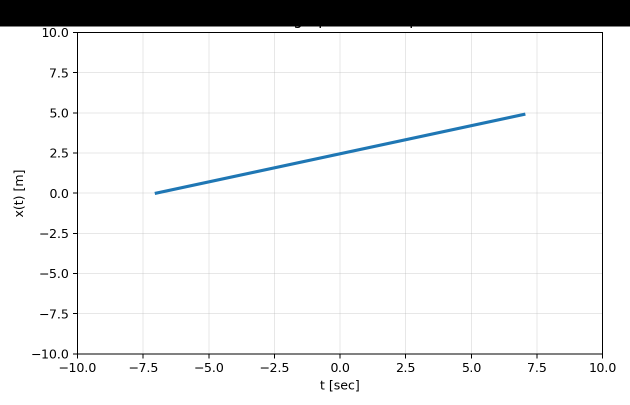
#> input picture data/exercice_1/correct_1.png, 1260 x 810 px (shown at 1/2 size)
$ python -i curve_extraction.py   (imports and definitions only)
#> lines starting #> are read from the running program, lines starting #| are printed output that depends on the picture; after the words box and inside, x2 and y2 are one past the last pixel; in counts of white or black regions, pixels touching at a corner belong together
"""Extract the plotted curve from a rendered kinematics graph image.

Ported 1:1 from the original diffusion_module/diffuser/generate.py (same
masking thresholds, same pruning heuristics) so generated corpora remain
comparable; only reorganized into a testable module with type hints.
"""

from __future__ import annotations

from typing import Tuple

import cv2
import numpy as np
from PIL import Image

N_CURVE_POINTS_DEFAULT = 240


def gray_np(img: Image.Image) -> np.ndarray:
    return cv2.cvtColor(np.array(img), cv2.COLOR_RGB2GRAY)


def detect_plot_box(img: Image.Image) -> Tuple[int, int, int, int]:
    """Return (left, top, right, bottom) pixel bounds of the plot axes."""
    g = gray_np(img)
    edges = cv2.Canny(g, 50, 150)
    ys, xs = np.where(edges > 0)
    if len(xs) < 50:
        return 72, 55, 470, 430

    h, w = g.shape
    valid = (ys > int(0.05 * h)) & (ys < int(0.95 * h)) & (xs > int(0.03 * w)) & (xs < int(0.97 * w))
    xs, ys = xs[valid], ys[valid]
    if len(xs) < 50:
        return 72, 55, 470, 430

    left = int(np.percentile(xs, 3))
    right = int(np.percentile(xs, 97))
    top = int(np.percentile(ys, 3))
    bottom = int(np.percentile(ys, 97))

    left = max(40, min(left, 120))
    right = min(490, max(right, 390))
    top = max(35, min(top, 90))
    bottom = min(470, max(bottom, 360))
    return left, top, right, bottom


def curve_mask(img: Image.Image) -> np.ndarray:
    """Binary mask (0/255) of pixels belonging to the plotted (blue/green) curve."""
    arr = np.array(img)
    r = arr[:, :, 0].astype(np.int16)
    g = arr[:, :, 1].astype(np.int16)
    b = arr[:, :, 2].astype(np.int16)
    left, top, right, bottom = detect_plot_box(img)

    blue = (b > 90) & (b > r + 25) & (b > g + 8)
    green = (g > 60) & (g > r + 12) & (g > b + 2)
    mask = (blue | green).astype(np.uint8)

    clean = np.zeros_like(mask, dtype=np.uint8)
    margin = 8
    clean[top + margin:bottom - margin, left + margin:right - margin] = mask[
        top + margin:bottom - margin, left + margin:right - margin
    ]
    clean = (clean * 255).astype(np.uint8)

    num, labels, stats, _ = cv2.connectedComponentsWithStats(clean, connectivity=8)
    filtered = np.zeros_like(clean)

    for comp_id in range(1, num):
        x, y, w, h, area = stats[comp_id]
        if area < 20:
            continue
        aspect = w / max(1, h)

        if aspect < 0.18 and h > 40:
            continue
        if x <= left + margin + 2 or x + w >= right - margin - 2:
            if h > 20:
                continue

        filtered[labels == comp_id] = 255

    return cv2.morphologyEx(filtered, cv2.MORPH_CLOSE, np.ones((2, 2), np.uint8))


# [51 lines left out: functions largest_contiguous_run, prune_endpoints, not called in this run]


def extract_curve(
    img: Image.Image,
    smooth_k: int = 5,
    n_curve_points: int = N_CURVE_POINTS_DEFAULT,
) -> Tuple[np.ndarray, np.ndarray, np.ndarray]:
    """Return (x_grid, y_grid, valid_mask) for the normalized [0,1] curve."""
    left, top, right, bottom = detect_plot_box(img)
    mask = curve_mask(img)

    xs, ys = [], []
    for x in range(left, right + 1):
        yy = np.where(mask[:, x] > 0)[0]
        yy = yy[(yy >= top) & (yy <= bottom)]
        if len(yy) > 0:
            xs.append(x)
            ys.append(float(np.median(yy)))

    grid = np.linspace(0.0, 1.0, n_curve_points)

    if len(xs) < 5:
        y_grid = 0.5 + 0.2 * grid
        valid = (grid >= 0.15) & (grid <= 0.85)
        return grid, y_grid, valid

    xs = np.array(xs, dtype=np.float32)
    ys = np.array(ys, dtype=np.float32)
    if smooth_k > 1 and len(ys) > smooth_k:
        ys = np.convolve(ys, np.ones(int(smooth_k)) / int(smooth_k), mode="same")

    x_norm = (xs - left) / max(1, right - left)
    y_norm = 1.0 - (ys - top) / max(1, bottom - top)

    x_min, x_max = float(np.min(x_norm)), float(np.max(x_norm))
    valid = (grid >= x_min) & (grid <= x_max)

    y_grid = np.full_like(grid, np.nan, dtype=np.float32)
    y_grid[valid] = np.interp(grid[valid], x_norm, y_norm)
    y_grid = np.clip(np.nan_to_num(y_grid, nan=0.0), 0.02, 0.98)

    valid = largest_contiguous_run(valid)
    valid = prune_endpoints(y_grid, valid)

    return grid, y_grid, valid

>>> import cv2
>>> picture = cv2.cvtColor(cv2.imread('../../../data/exercice_1/correct_1.png'), cv2.COLOR_BGR2RGB)
>>> result = extract_curve(picture)
#> in detect_plot_box, `edges = cv2.Canny(g, 50, 150)`:
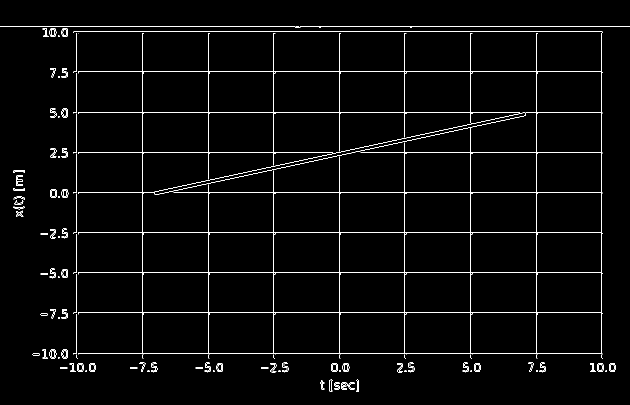
#> edges: shape (810, 1260) (shown at 1/2 size); 2.2% white in thin lines or dots
#> in detect_plot_box, `left = int(np.percentile(xs, 3))`: left = 102
#> in detect_plot_box, `right = int(np.percentile(xs, 97))`: right = 1203
#> in detect_plot_box, `top = int(np.percentile(ys, 3))`: top = 52
#> in detect_plot_box, `bottom = int(np.percentile(ys, 97))`: bottom = 739
#> in detect_plot_box, `right = min(490, max(right, 390))`: right = 490
#> in detect_plot_box, `bottom = min(470, max(bottom, 360))`: bottom = 470
#> in extract_curve, `left, top, right, bottom = detect_plot_box(img)`: left = 102; top = 52; right = 490; bottom = 470
#> in curve_mask, `left, top, right, bottom = detect_plot_box(img)`: left = 102; top = 52; right = 490; bottom = 470
#> in curve_mask, `blue = (b > 90) & (b > r + 25) & (b > g + 8)`:
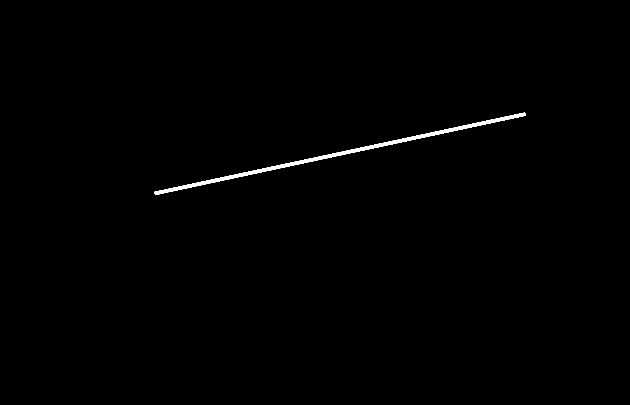
#> blue: shape (810, 1260) bool (shown at 1/2 size); 0.51% white; 1 white region, box (x1, y1, x2, y2) and area: (309, 225, 1052, 390) 5235
#> in curve_mask, `green = (g > 60) & (g > r + 12) & (g > b + 2)`: green: shape (810, 1260) bool; every value is 0
#> in curve_mask, `clean[top + margin:bottom - margin, left + margin:right - margin] = ma..`:
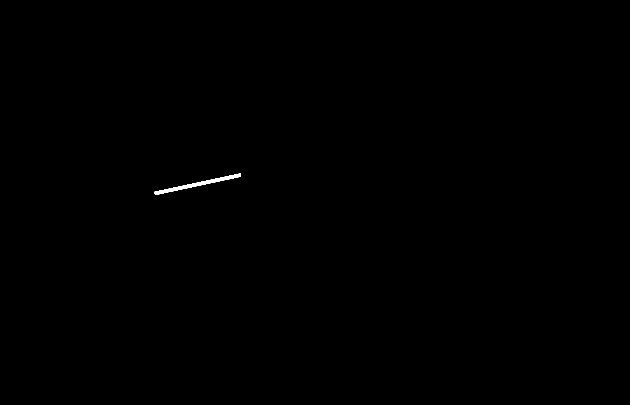
#> clean: shape (810, 1260) (shown at 1/2 size); values 0 (black) and 1 (white), 0.12% white; 1 white region, box (x1, y1, x2, y2) and area: (309, 347, 482, 390) 1221
#> in curve_mask, `num, labels, stats, _ = cv2.connectedComponentsWithStats(clean, connec..`: num = 2; stats = [[0, 0, 1260, 810, 1019379], [309, 347, 173, 43, 1221]]
#> the loop in curve_mask, `for comp_id in range(1, num):` made 1 pass
#> (x, y, w, h, area, aspect) on pass 1: (309, 347, 173, 43, 1221, 4.02)
#> after the loop in extract_curve, `for x in range(left, right + 1):`: xs = []
#> in extract_curve, `grid = np.linspace(0.0, 1.0, n_curve_points)`: grid = 240 values from 0 to 1
#> in extract_curve, `y_grid = 0.5 + 0.2 * grid`: y_grid = 240 values from 0.5 to 0.7
